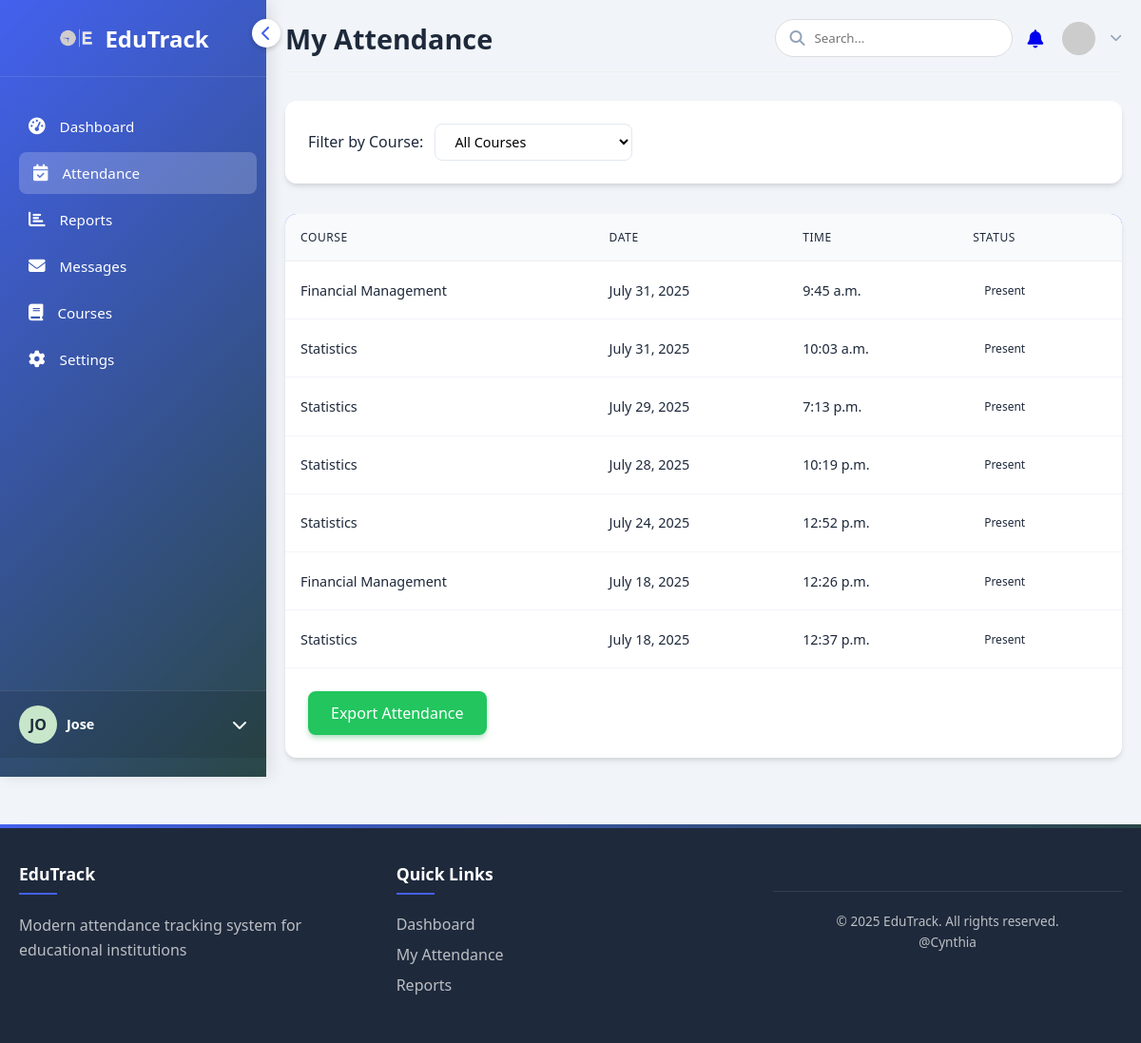
Page /attendance/ (signed in) on the committed database.
### dashboard/models.py (models this page shows, shortened)
class Attendance(models.Model):
    STATUS_CHOICES = [
        ('present', 'Present'),
        ('late', 'Late'),
        ('absent', 'Absent'),
    ]
    student = models.ForeignKey(User, on_delete=models.CASCADE)
    course = models.ForeignKey(Course, on_delete=models.CASCADE)
    session = models.ForeignKey(ClassSession, on_delete=models.CASCADE, null=True, blank=True)
    date = models.DateField()
    time = models.TimeField()
    status = models.CharField(max_length=10, choices=STATUS_CHOICES)
    reason = models.TextField(blank=True, null=True)
    created_at = models.DateTimeField(auto_now_add=True)
    class Meta:
        unique_together = ('student', 'course', 'date', 'time')
        ordering = ['-created_at']

class Course(models.Model):
    name = models.CharField(max_length=100)
    code = models.CharField(max_length=10, unique=True)
    description = models.TextField(blank=True)
    teacher = models.ForeignKey(
        User, on_delete=models.CASCADE, null=True, blank=True, limit_choices_to={'profile__role': 'TEACHER'}, related_name='courses_taught'
    )
    students = models.ManyToManyField(
        User, related_name='courses_enrolled', blank=True,
        limit_choices_to={'profile__role': 'STUDENT'}
    )

### dashboard/views.py (the view)
# urls.py: path('attendance/', views.attendance_list, name='attendance_list'),
@login_required
def attendance_list(request):
    role = request.user.profile.role
    if role == 'STUDENT':
        courses = request.user.courses_enrolled.all()
    elif role == 'TEACHER':
        courses = Course.objects.filter(teacher=request.user)
    else:
        courses = Course.objects.all()
    selected_course = request.GET.get('course')
    if selected_course:
        sessions = ClassSession.objects.filter(course_id=selected_course)
    else:
        sessions = ClassSession.objects.filter(course__in=courses)
    if role == 'STUDENT':
        attendances = Attendance.objects.filter(student=request.user, course__in=courses)
    else:
        attendances = Attendance.objects.filter(course__in=courses)
    return render(request, 'dashboard/attendance_list.html', {
        'courses': courses,
        'selected_course': selected_course,
        'attendances': attendances,
    })

### dashboard/templates/dashboard/attendance_list.html (shortened to what this page needs)
{% extends "dashboard/base.html" %}
{% block page_title %}My Attendance{% endblock %}
{% block content %}
<div class="filter-bar">
    <form method="get">
        <label for="course">Filter by Course:</label>
        <select name="course" id="course" onchange="this.form.submit()">
            <option value="">All Courses</option>
        </select>
    </form>
</div>
<div class="table-responsive">
    <table>
        <thead>
            <tr>
                <th>Course</th>
                <th>Date</th>
                <th>Time</th>
                <th>Status</th>
            </tr>
        </thead>
        <tbody>
            {% for attendance in attendances %}
                <tr>
                    <td>{{ attendance.course.name }}</td>
                    <td>{{ attendance.date }}</td>
                    <td>{{ attendance.time }}</td>
                    <td>
                        <span class="status-badge
                            ">
                            {{ attendance.get_status_display }}
                        </span>
                    </td>
                </tr>
            {% empty %}
                <tr><td colspan="4">No attendance records found.</td></tr>
            {% endfor %}
        </tbody>
    </table>
    <a href="{% url 'export_attendance' %}" class="btn btn-success">
        Export Attendance
    </a>
</div>
{% endblock %}

### dashboard/templates/dashboard/base.html (shortened to what this page needs)
<!DOCTYPE html>
<html lang="en">
<head>
    {% load static %}
    <link rel="stylesheet" href="https://cdnjs.cloudflare.com/ajax/libs/font-awesome/6.4.0/css/all.min.css">
</head>
<body>
    <div class="container">
        <div class="sidebar" id="sidebar">
            <div class="toggle-sidebar" id="toggleSidebar">
                <i class="fas fa-chevron-left"></i>
            </div>
            <div class="logo">
                <img src="{% static 'dashboard/logo-.png' %}" alt="Logo">
                <h1>EduTrack</h1>
            </div>
            <div class="menu">
                <a href="{% url 'dashboard' %}" class="menu-item {% if request.resolver_match.url_name == 'dashboard' %}active{% endif %}">
                    <i class="fas fa-tachometer-alt"></i>
                    <span>Dashboard</span>
                </a>
                <a href="{% url 'attendance_list' %}" class="menu-item {% if request.resolver_match.url_name == 'attendance_list' %}active{% endif %}">
                    <i class="fas fa-calendar-check"></i>
                    <span>Attendance</span>
                </a>
                <a href="{% url 'reports' %}" class="menu-item {% if request.resolver_match.url_name == 'reports' %}active{% endif %}">
                    <i class="fas fa-chart-bar"></i>
                    <span>Reports</span>
                </a>
                <a href="{% url 'messages' %}" class="menu-item {% if request.resolver_match.url_name == 'messages' %}active{% endif %}">
                    <i class="fas fa-envelope"></i>
                    <span>Messages</span>
                </a>
                <a href="{% url 'courses' %}" class="menu-item {% if request.resolver_match.url_name == 'courses' %}active{% endif %}">
                    <i class="fas fa-book"></i>
                    <span>Courses</span>
                </a>
                <a href="{% url 'settings' %}" class="menu-item {% if request.resolver_match.url_name == 'settings' %}active{% endif %}">
                    <i class="fas fa-cog"></i>
                    <span>Settings</span>
                </a>
            </div>
            <div class="user-profile">
                <div class="user-avatar">
                    {% if request.user.get_full_name %}
                        {{ request.user.get_full_name|slice:":2"|upper }}
                    {% else %}
                        {{ request.user.username|slice:":2"|upper }}
                    {% endif %}
                </div>
                <div class="user-info">
                    <div class="user-name">{{ request.user.get_full_name|default:request.user.username }}</div>
                </div>
                <i class="fas fa-chevron-down"></i>
            </div>
        </div>
        <div class="main-content" id="mainContent">
            <div class="header">
                <h1 class="page-title">{% block page_title %}{% endblock %}</h1>
                <div class="header-actions">
                  <div>
                    <form method="GET" action="{% url 'search_results' %}" class="search-bar">
                        <i class="fas fa-search"></i>
                        <input
                            type="text"
                            name="q"
                            placeholder="Search..."
                            value="{{ request.GET.q }}"
                            required
                        >
                    </form>
                  </div>
                    <div class="notification-bell">
                        <a href="{% url 'view_notifications' %}">
                            <i class="fas fa-bell"></i>
                        </a>
                    </div>
                    <div class="user-dropdown">
                        <img src="https://via.placeholder.com/35" alt="User">
                        <i class="fas fa-chevron-down"></i>
                    </div>
                </div>
            </div>
            {% block content %}{% endblock %}
        </div>
    </div>
{% block show_footer %}
<footer class="attendance-footer">
    <div class="footer-content">
        <div class="footer-section">
            <h4>EduTrack</h4>
            <p>Modern attendance tracking system for educational institutions</p>
        </div>
        <div class="footer-section">
            <h4>Quick Links</h4>
            <ul>
                <li><a href="{% url 'dashboard' %}">Dashboard</a></li>
                <li><a href="{% url 'attendance_list' %}">My Attendance</a></li>
                <li><a href="{% url 'reports' %}">Reports</a></li>
            </ul>
        </div>
        <div class="footer-section">
            <p class="copyright">&copy; {% now "Y" %} EduTrack. All rights reserved.<br>@Cynthia </p>
        </div>
    </div>
</footer>
{% endblock %}
</body>
</html>

### dashboard/templates/dashboard/attendance_list.html (style rules this page uses)
:root { --primary: #4361ee; --primary-light: #eef2ff; --success: #22c55e; --warning: #f59e0b; --danger: #ef4444; --dark: #1e293b; --light: #f8fafc; --gray: #94a3b8; }
body { font-family: 'Inter', sans-serif; background-color: #f1f5f9; color: var(--dark); }
.filter-bar { background: white; padding: 1.5rem; border-radius: 12px; box-shadow: 0 4px 6px -1px rgba(0, 0, 0, 0.1), 0 2px 4px -1px rgba(0, 0, 0, 0.06); margin-bottom: 2rem; transition: all 0.3s ease; }
.filter-bar label { font-weight: 500; margin-right: 0.5rem; color: var(--dark); }
.filter-bar select { padding: 0.5rem 1rem; border-radius: 8px; border: 1px solid #e2e8f0; background-color: white; font-size: 0.9rem; transition: all 0.3s ease; cursor: pointer; }
.table-responsive { background: white; border-radius: 12px; overflow: hidden; box-shadow: 0 4px 6px -1px rgba(0, 0, 0, 0.1), 0 2px 4px -1px rgba(0, 0, 0, 0.06); transition: transform 0.3s ease; }
table { width: 100%; border-collapse: collapse; }
thead { background-color: var(--primary); color: white; }
th { padding: 1rem; text-align: left; font-weight: 500; text-transform: uppercase; font-size: 0.75rem; letter-spacing: 0.05em; }
td { padding: 1rem; border-bottom: 1px solid #f1f5f9; font-size: 0.9rem; }
tbody tr { transition: all 0.2s ease; }
.status-badge { display: inline-block; padding: 0.35rem 0.75rem; border-radius: 9999px; font-size: 0.75rem; font-weight: 500; text-transform: capitalize; animation: fadeIn 0.5s ease; }
.btn { display: inline-block; padding: 0.75rem 1.5rem; background-color: var(--success); color: white; text-decoration: none; border-radius: 8px; font-weight: 500; margin: 1.5rem; transition: all 0.3s ease; box-shadow: 0 4px 6px -1px rgba(22, 163, 74, 0.3), 0 2px 4px -1px rgba(22, 163, 74, 0.1); }

### rows in the picture
Attendance: course.name "Financial Management", date "July 31, 2025", time "9:45 a.m.", status "Present"
Attendance: course.name "Statistics", date "July 31, 2025", time "10:03 a.m.", status "Present"
Attendance: course.name "Statistics", date "July 29, 2025", time "7:13 p.m.", status "Present"
Attendance: course.name "Statistics", date "July 28, 2025", time "10:19 p.m.", status "Present"
Attendance: course.name "Statistics", date "July 24, 2025", time "12:52 p.m.", status "Present"
Attendance: course.name "Financial Management", date "July 18, 2025", time "12:26 p.m.", status "Present"
Attendance: course.name "Statistics", date "July 18, 2025", time "12:37 p.m.", status "Present"

### other values in the picture
{{ request.user.username|slice:":2"|upper }} "JO"
{{ request.user.get_full_name|default:request.user.username }} "Jose"
